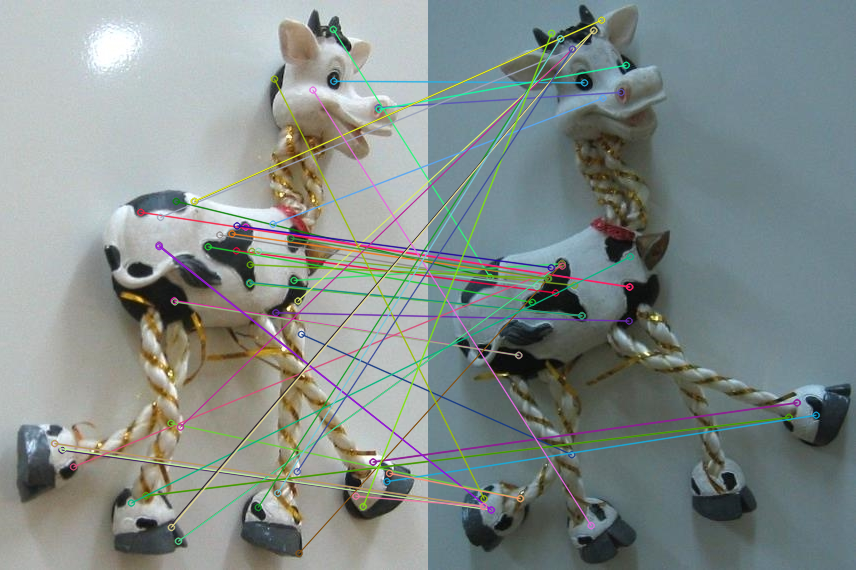

Write the Python code that produced this figure.
# https://blog.csdn.net/zhangziju/article/details/79754652
# https://blog.csdn.net/welcome_yu/article/details/105447393

import cv2
import numpy as np
import matplotlib.pyplot as plt
import time
 
origin_img1 = cv2.imread('origin_img1.jpg') # 读取图片
origin_img2 = cv2.imread('origin_img2.jpg') # 读取图片

gray1 = cv2.cvtColor(origin_img1 , cv2.COLOR_BGR2GRAY) # 转换为灰度图
gray2 = cv2.cvtColor(origin_img2 , cv2.COLOR_BGR2GRAY) # 转换为灰度图

start_time = time.time()
HessianThreshold = 3400 # 设置阈值
surf = cv2.xfeatures2d.SURF_create(HessianThreshold) # 创建SURF对象
kp1, des1 = surf.detectAndCompute(gray1, None) # 计算SURF特征点和描述符
keypoint_img1 = cv2.drawKeypoints(origin_img1, kp1, None, flags=cv2.DRAW_MATCHES_FLAGS_DRAW_RICH_KEYPOINTS) # 绘制关键点

kp2, des2 = surf.detectAndCompute(gray2, None) # 计算SURF特征点和描述符
keypoint_img2 = cv2.drawKeypoints(origin_img2, kp2, None, flags=cv2.DRAW_MATCHES_FLAGS_DRAW_RICH_KEYPOINTS) # 绘制关键点

end_time = time.time()
print('time:',end_time-start_time,'s')
print('feature number:',len(kp1))

# BFMatcher匹配
bf = cv2.BFMatcher() # 创建BFMatcher对象
matches = bf.knnMatch(des1,des2, k=2) # 使用knn进行计算匹配

# NNDR匹配
good = []
for m,n in matches:
    if m.distance < 0.85*n.distance: # 最近点距离/次近点距离<0.85
        good.append([m])

match_img = cv2.drawMatchesKnn(origin_img1,kp1,origin_img2,kp2,good,None,flags=2) # 绘制匹配点

keypoint_img1 = cv2.cvtColor(keypoint_img1, cv2.COLOR_BGR2RGB) # 转换为RGB图
keypoint_img2 = cv2.cvtColor(keypoint_img2, cv2.COLOR_BGR2RGB) # 转换为RGB图

# 绘制结果
plt.figure(figsize=(9,7))
plt.subplot(121)
plt.imshow(keypoint_img1)
plt.title('origin_img1 (Hessian Threshold: %d)' % HessianThreshold)
plt.axis('off')

plt.subplot(122)
plt.imshow(keypoint_img2)
plt.title('origin_img2 (Hessian Threshold: %d)' % HessianThreshold)
plt.axis('off')
plt.savefig('surf_detect.png')
plt.show()

cv2.imshow('match_img', match_img)
cv2.imwrite('surf_match.png', match_img)
cv2.waitKey(0)